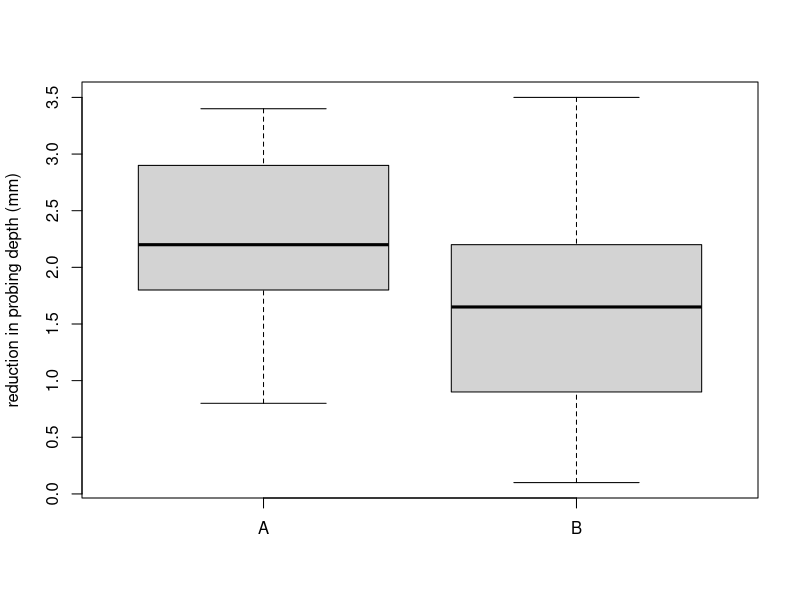
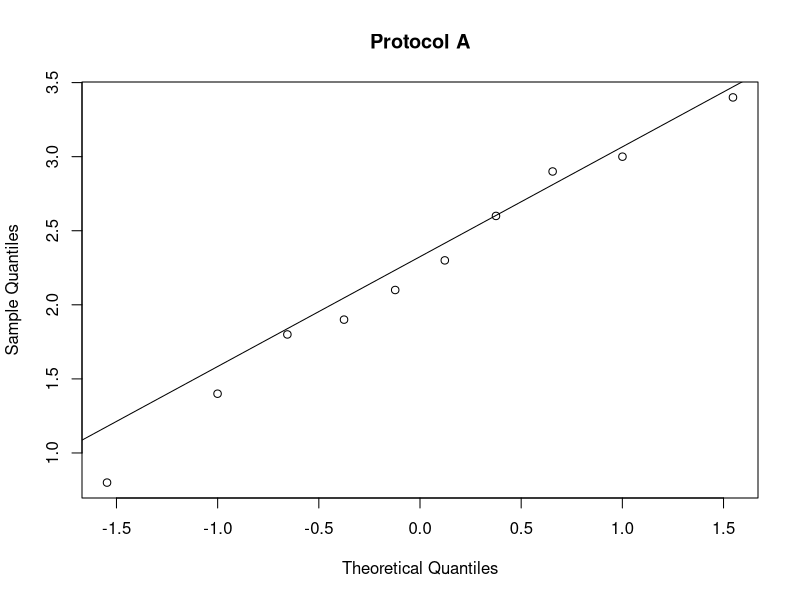
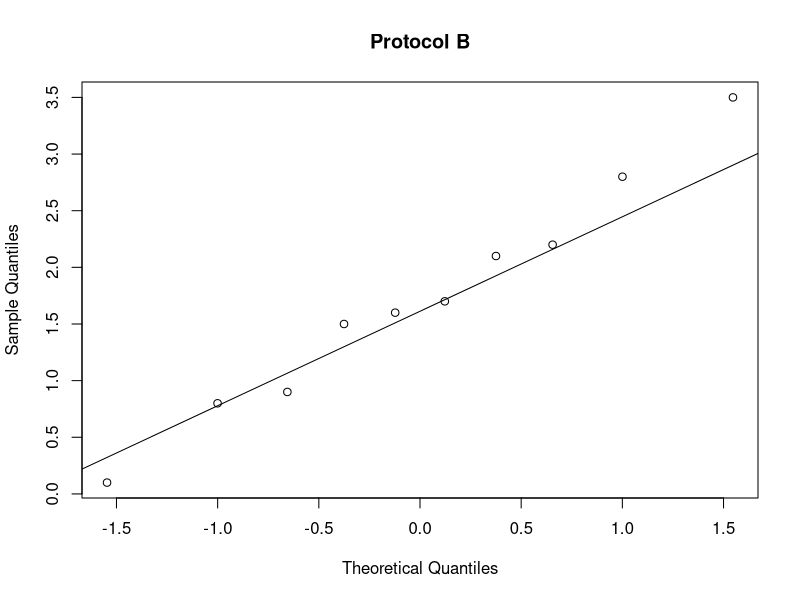
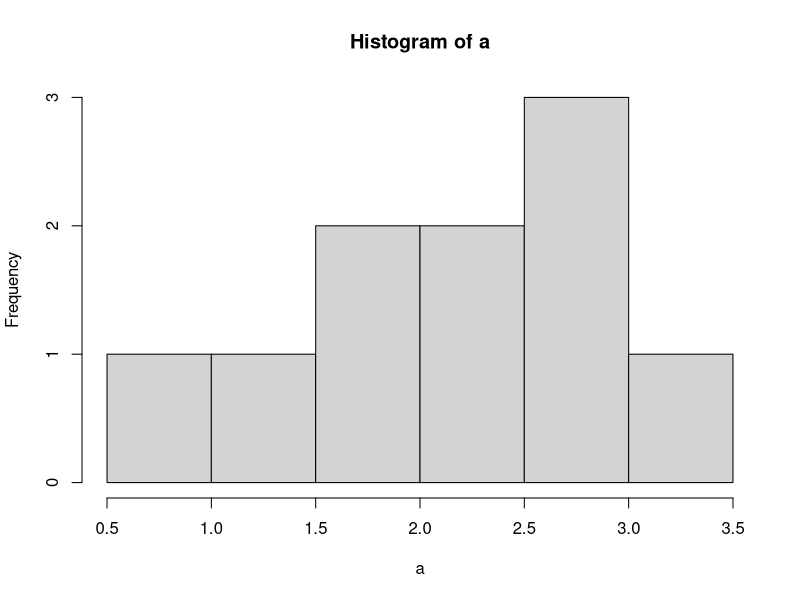
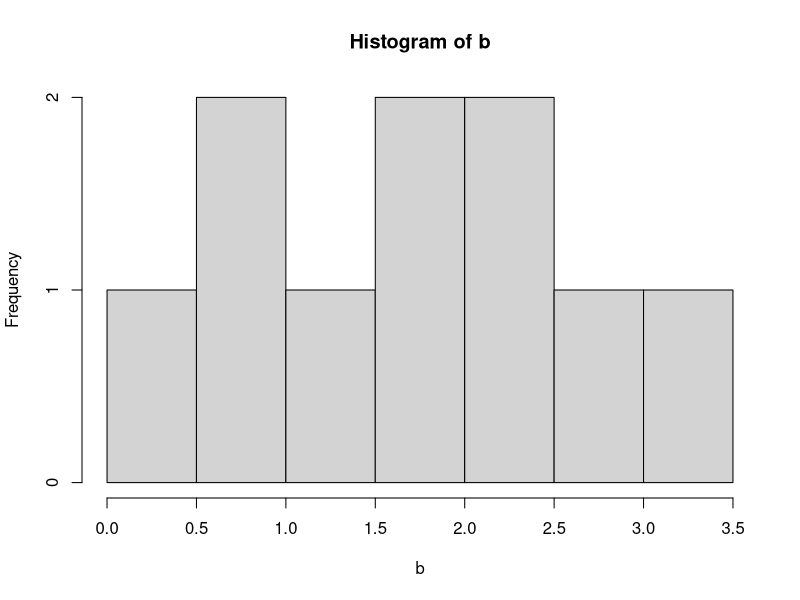
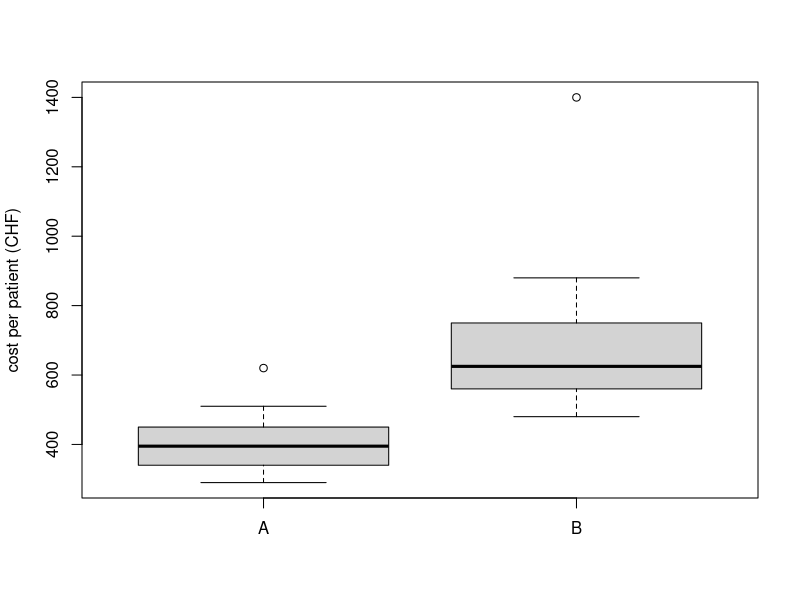

These charts were generated, in order, by the following R code:
# =====================================================================
#  Wissenschaftliche Methodik 2026 - Day 2
#  Thirty minutes of hands-on
#
#  No data files and no packages: the numbers are the ones from the
#  lecture. Run it line by line (Ctrl/Cmd + Enter) and read the output
#  before moving on. Four tasks, marked ### YOUR TURN, with the answer
#  just below each.
# =====================================================================

# The twenty patients from the lecture: chronic periodontitis, ten per
# protocol, reduction in probing depth (mm) after six months. Fixed here
# so that everything you compute matches the slides.
a <- c(2.1, 2.9, 1.8, 3.0, 2.3, 1.4, 0.8, 3.4, 2.6, 1.9)   # protocol A
b <- c(1.6, 0.8, 2.1, 2.8, 1.7, 0.9, 0.1, 2.2, 1.5, 3.5)   # protocol B
a; b


# ---------------------------------------------------------------------
# 1.  Describe, and look
# ---------------------------------------------------------------------
mean(a); mean(b)                 # 2.22 and 1.72 mm
sd(a); sd(b)                     # 0.79 and 1.00 mm
median(a); median(b)             # 2.20 and 1.65 mm
IQR(a); IQR(b)                   # 1.00 and 1.13 mm, the middle half
sd(a) / sqrt(10)                 # standard error of the mean of a: 0.25
sd(b) / sqrt(10)                 # and of b: 0.31

boxplot(a, b, names = c("A", "B"), ylab = "reduction in probing depth (mm)")

### YOUR TURN
# Work out the 95% confidence interval for protocol A by hand, using
# mean +/- 1.96 * SEM, and compare it with what t.test(a) reports.

mean(a) + c(-1.96, 1.96) * sd(a) / sqrt(10)   # by hand

t.test(a)                        # look at the 95 percent interval it prints
# Ignore the rest of that output: with one group, t.test compares the
# mean against zero, and nobody asked whether protocol A does nothing at
# all. The interval is what we came for.
# By hand 1.73 to 2.71, from R 1.66 to 2.78 - a little wider, because R
# uses t for 9 df (2.262) instead of 1.96.


# ---------------------------------------------------------------------
# 2.  Look at the shape, then the t-test
# ---------------------------------------------------------------------
# Judge this by eye. The points should follow the straight line, and
# the box plot from task 1 should show no patient stranded on their own.
qqnorm(a, main = "Protocol A"); qqline(a)
qqnorm(b, main = "Protocol B"); qqline(b)

hist(a); hist(b)
# With ten patients a histogram is coarse - the Q-Q plot and the box
# plot carry more information here. All three agree: no long tail, no
# second peak, nobody far from the rest. A t-test is a fair choice.

t.test(a, b, var.equal = TRUE)

# Read it in this order: the two means (2.22 and 1.72 mm), the 95% CI of
# the difference, then t and df, and the p-value of 0.23 last. Twenty
# patients were not enough to settle it - the numbers from the lecture.

### YOUR TURN
# Run the same comparison as a split-mouth study, where both protocols
# are used in every patient. Why does the p-value fall so far?

# twelve mouths, side A against side B
left  <- c(2.4, 3.1, 2.0, 2.8, 1.9, 2.6, 3.0, 2.2, 2.5, 1.8, 2.7, 2.9)
right <- c(1.8, 2.2, 1.6, 2.5, 1.1, 2.1, 3.4, 1.0, 2.1, 1.8, 1.6, 1.3)
left - right                     # the only column the test uses
t.test(left, right, paired = TRUE)
# Mean difference 0.62 mm, t = 3.91 on 11 df, p = 0.0024. The same half
# millimetre or so, now clearly there: each patient is their own control,
# so the differences between patients drop out. Twelve mouths settled
# what twenty could not.


# ---------------------------------------------------------------------
# 3.  When the t-test does not apply
# ---------------------------------------------------------------------
# Money, not millimetres: what it cost to treat each patient (CHF).
# A few expensive patients drag the mean away from everyone else, so we
# compare ranks instead of means.
cost_a <- c(320, 410, 380, 450, 290, 510, 360, 430, 340, 620)
cost_b <- c(480, 700, 560, 640, 520, 880, 610, 750, 590, 1400)

median(cost_a); median(cost_b)   # 395 and 625 CHF
boxplot(cost_a, cost_b, names = c("A", "B"), ylab = "cost per patient (CHF)")

wilcox.test(cost_a, cost_b)      # W = 6, p = 0.0003: the two groups differ
# No two costs are the same, so R can give the exact p-value here. With
# tied values - a pain grade, say - it warns you and uses an approximation
# instead. Same conclusion, different route.

# Counts: complete denture, yes or no, in men and women over seventy.
tab <- matrix(c(10, 40, 38, 32), nrow = 2, byrow = TRUE)
dimnames(tab) <- list(sex = c("men", "women"), denture = c("yes", "no"))
tab
prop.table(tab, 1) * 100         # 20% of the men, 54% of the women
chisq.test(tab, correct = FALSE) # chi-square 14.29, p = 0.0002
# Compare $expected with tab: the four totals are unchanged, only the
# inside moves. Without correct = FALSE, R applies Yates' correction and
# prints 0.0003. The slide quotes the uncorrected value.
chisq.test(tab, correct = FALSE)$expected   # 20, 30, 28, 42

### YOUR TURN
# A small pilot: pulpal anaesthesia was achieved in 8 of 10 patients with
# articaine and in 3 of 10 with mepivacaine. The expected counts are 4.5
# and 5.5, so chi-square is out of its depth - use Fisher's exact test.

# rows: articaine, mepivacaine. columns: achieved, not achieved.
small <- matrix(c(8, 2, 3, 7), nrow = 2, byrow = TRUE)
small
fisher.test(small)               # p = 0.07: not enough patients to tell


# ---------------------------------------------------------------------
# 4.  How many patients would the next study need?
# ---------------------------------------------------------------------
# The formula needs the spread WITHIN a group, so average the two
# variances and take the square root. Not sd(c(a, b)): pouring the two
# groups into one vector adds the difference between them to the spread.
sigma <- sqrt((var(a) + var(b)) / 2)   # 0.90 mm

power.t.test(delta = 0.5, sd = sigma, sig.level = 0.05, power = 0.80)
# 52 per group - the 51 from the lecture, give or take the rounding.

### YOUR TURN
# What power did ten per group have against a difference of 0.5 mm?
# And how many patients would you need if you halved that difference?

power.t.test(n = 10, delta = 0.5, sd = sigma)
# power = 0.22. Ten per group had roughly a one-in-five chance of finding
# 0.5 mm even if it was really there - which is why the comparison in
# task 2 came back at p = 0.23. The study was too small before it began,
# and no analysis afterwards can repair that.
# Note what this is NOT: 0.5 mm is the difference we decided in advance
# was worth finding, not the 0.50 mm the study happened to produce.
# Power computed from your own result tells you nothing you do not
# already know from the p-value.

power.t.test(delta = 0.25, sd = sigma, power = 0.80)
# 204 per group, against 52 for the full 0.5 mm. Halving the difference
# quadruples the study: it sits squared in the denominator of the formula.
